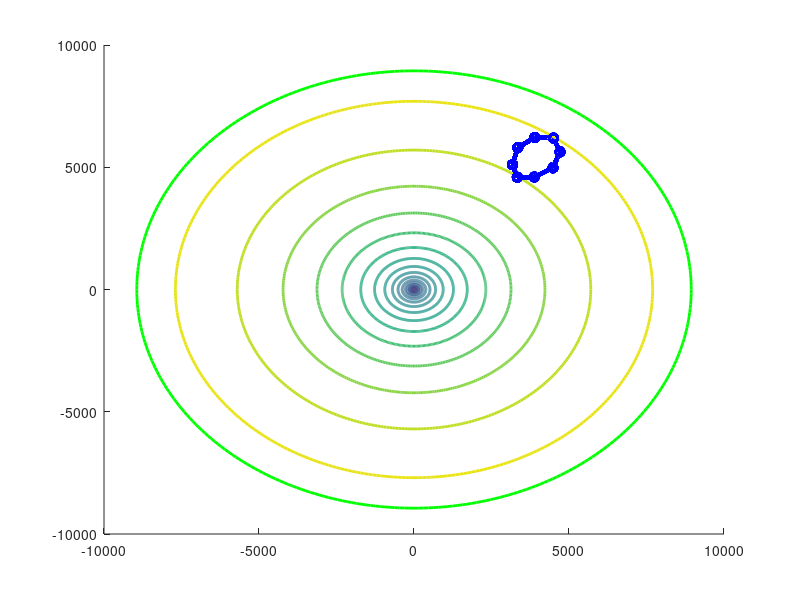

Write MATLAB code to recreate this figure. (Note: this script raises an error after producing the figure.)
function [] = converyor_belt_BH_animation()
% converyor_belt_BH_animation : modeling function for a rotating black hole (Kerr black hole)
%
% Author : nicolas.douillet (at) free.fr, 2007-2024.


% addpath('../../sampling/logmspace/');
% addpath('../../sampling/expmspace/');


nb_sample = 360;        % angle precision over 2pi radians
step = 2*pi/nb_sample;  % catenoid angle step ; default value : 2*pi/60
a = 6;                  % catenoid shape parameter ; default value : 6
t = linspace(0,1.5,32); % rotation & animation time parameter ; default value : linspace(0,1.5,32)
time_lapse = 0.25;      % time lapse for animation ; default value : 0.25
h_sample = 6;           % horizontal sample rate for the black hole mesh
v_sample = 12;          % vertical sample rate for the black hole mesh


filename = 'Black_hole_animation.gif';


u = (0:5e-2:8)';    % default value : 0:5e-2:8
v = 0:step:2*pi; % catenoid longitudinal (loop over) parameter sampling vector
        
%--- (X,Y,Z) point belonging to the black hole surface coordinates ---%
X = a*cosh(u).*cos(v+t(1,1)*u);
Y = a*cosh(u).*sin(v+t(1,1)*u);
Z = repmat(a*u,[1,size(v,2)]);


%--- Static display settings ---%
h = figure;
set(h,'Position',get(0,'ScreenSize'));
set(gcf,'Color',[0 0 0]); 

Zid_start = 60;

for k = Zid_start:-1:1
    
    %--- Black hole horizontal circles ---%    
    for m = 1:h_sample:size(Z,1)
        patch(X(1+mod(k+m,size(Z,1)),:),Y(1+mod(k+m,size(Z,1)),:),Z(1+mod(k+m,size(Z,1)),:),Z(1+mod(k+m,size(Z,1)),:).^2,...
            'FaceColor','none','EdgeColor','Interp','Linewidth',2), hold on;
        
        %--- Object / particle ring ---%        
        M1 = cat(2,X(end-Zid_start+k-3,1+floor(nb_sample/6)),Y(end-Zid_start+k-3,1+floor(nb_sample/6)),Z(end-Zid_start+k-3,1+floor(nb_sample/6)));
        M2 = cat(2,X(end-h_sample-Zid_start+k-3,1+floor(nb_sample/6)),Y(end-h_sample-Zid_start+k-3,1+floor(nb_sample/6)),Z(end-h_sample-Zid_start+k-3,1+floor(nb_sample/6)));
        M3 = cat(2,X(end-h_sample-Zid_start+k-3,1+floor(nb_sample/6)-v_sample),Y(end-h_sample-Zid_start+k-3,1+floor(nb_sample/6)-v_sample),Z(end-h_sample-Zid_start+k-3,1+floor(nb_sample/6)-v_sample));
        M4 = cat(2,X(end-Zid_start+k-3,1+floor(nb_sample/6)-v_sample),Y(end-Zid_start+k-3,1+floor(nb_sample/6)-v_sample),Z(end-Zid_start+k-3,1+floor(nb_sample/6)-v_sample));

        C1 = mean(cat(1,M1,M2),1);
        C2 = mean(cat(1,M2,M3),1);
        C3 = mean(cat(1,M3,M4),1);
        C4 = mean(cat(1,M4,M1),1);
        C5 = mean(cat(1,C1,M2,C2),1);
        C6 = mean(cat(1,C2,M3,C3),1);
        C7 = mean(cat(1,C3,M4,C4),1);
        C8 = mean(cat(1,C4,M1,C1),1);
                
        plot3(C1(1),C1(2),C1(3),'bo','Linewidth',2), hold on;
        plot3(C2(1),C2(2),C2(3),'bo','Linewidth',2), hold on;
        plot3(C3(1),C3(2),C3(3),'bo','Linewidth',2), hold on;
        plot3(C4(1),C4(2),C4(3),'bo','Linewidth',2), hold on;
        plot3(C5(1),C5(2),C5(3),'bo','Linewidth',2), hold on;
        plot3(C6(1),C6(2),C6(3),'bo','Linewidth',2), hold on;
        plot3(C7(1),C7(2),C7(3),'bo','Linewidth',2), hold on;
        plot3(C8(1),C8(2),C8(3),'bo','Linewidth',2), hold on;
        
        line([C1(1),C5(1),C2(1),C6(1),C3(1),C7(1),C4(1),C8(1),C1(1)],...
             [C1(2),C5(2),C2(2),C6(2),C3(2),C7(2),C4(2),C8(2),C1(2)],...
             [C1(3),C5(3),C2(3),C6(3),C3(3),C7(3),C4(3),C8(3),C1(3)],...
             'Color',[0 0 1],'Linewidth',3), hold on;        

    end
    
    %--- Black hole vertical curves ---%
    for n = 1:v_sample:size(Z,2)
        
        patch(cat(1,X(1:end,n),flipud(X(1:end-1,n))),cat(1,Y(1:end,n),flipud(Y(1:end-1,n))),...
              cat(1,Z(1:end,n),flipud(Z(1:end-1,n))),cat(1,Z(1:end,n),flipud(Z(1:end-1,n))).^2,...
              'FaceColor','none','EdgeColor','Interp','Linewidth',2), hold on;                   
    end
    
    %--- Event horizon ---%
    line(X(end,:),Y(end,:),Z(end,:),'Color',[0 1 0],'Linewidth',2), hold on;
    
    %--- Display settings ---%
    ax = gca;
    set(ax,'Color',[0 0 0]);
    ax.Clipping = 'off';
    
    view(0,30)
    camzoom(2);
    campan(0.5,2.5);
    colormap(hot);
    axis auto, axis square, axis off;
    
    title('Deformation of a particle ring passing through one black hole horizon and caused by its gravity tidal force', 'Color', [1 1 1], 'FontSize', 16);

    drawnow;    
    frame = getframe(h);    
    im = frame2im(frame);
    [imind,cm] = rgb2ind(im,256);
    
    %--- Write to the .gif file ---%
    if k == Zid_start
        imwrite(imind,cm,filename,'gif', 'Loopcount',Inf,'DelayTime',time_lapse);
    else
        imwrite(imind,cm,filename,'gif','WriteMode','append','DelayTime',time_lapse);
    end
    
    clf(1);
    
end


end % converyor_belt_BH_animation